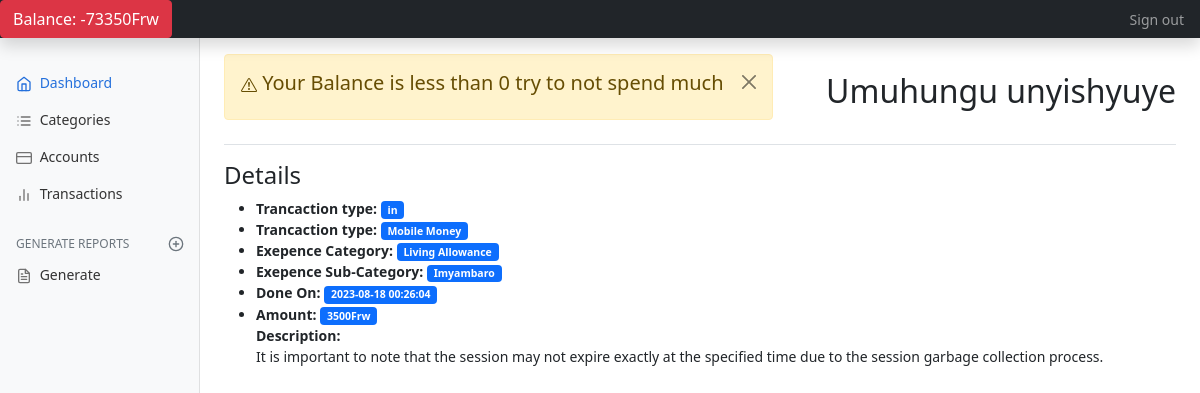
/view-transaction.php?view=3 (signed in), run on the app's committed database.
### tables this page shows
CREATE TABLE `transaction` (
  `id` int(11) NOT NULL,
  `name` varchar(60) NOT NULL,
  `type` varchar(3) NOT NULL,
  `payment_by` int(11) NOT NULL,
  `sub_category_id` int(11) NOT NULL,
  `date` datetime NOT NULL,
  `total_paid` int(11) NOT NULL,
  `description` text NOT NULL
);

CREATE TABLE `account` (
  `id` int(11) NOT NULL,
  `account_name` varchar(60) NOT NULL,
  `created_at` date NOT NULL
);

CREATE TABLE `category` (
  `id` int(11) NOT NULL,
  `category_name` varchar(60) NOT NULL,
  `created_at` datetime NOT NULL
);

CREATE TABLE `subcategory` (
  `id` int(11) NOT NULL,
  `sub_category_name` varchar(60) NOT NULL,
  `main_category` int(11) NOT NULL,
  `created_at` datetime NOT NULL
);

### view-transaction.php (the view, shortened to what this page needs)
<?php include("includes/header.php")?>
      <?php
      if(isset($_GET['view'])){
                    $theid = $_GET['view'];
                    $select_query = mysqli_query($connection, "SELECT * FROM transaction WHERE id = $theid");
                    $row = mysqli_fetch_array($select_query);
                    $id = $row['id'];
                    $payment_by = $row['payment_by'];
                    $sub_category_id = $row['sub_category_id'];
                    $select_all_query = mysqli_query($connection, "SELECT transaction.id, transaction.name, transaction.type, transaction.payment_by, transaction.sub_category_id, transaction.date, transaction.total_paid, transaction.description, subcategory.id, subcategory.sub_category_name, subcategory.main_category, subcategory.created_at, account.id, account.account_name, account.created_at, category.category_name FROM transaction, subcategory, account, category WHERE transaction.id = $id AND subcategory.id = $sub_category_id AND account.id = $payment_by AND category.id = subcategory.main_category;");
                    $data = mysqli_fetch_array($select_all_query);
                    $name = $data['name'];
                    $type = $data['type'];
                    $date = $data['date'];
                    $total_paid = $data['total_paid'];
                    $description = $data['description'];
                    $sub_category_name = $data['sub_category_name'];
                    $account_name = $data['account_name'];
                    $category_name = $data['category_name'];
        ?>
      <h1 class="h2"><?php echo $name?></h1>
      </div>
    <h4>Details</h4>
      <div>
        <ul>
            <li><b>Trancaction type: </b><span class="badge bg-primary"><?php echo $type; ?></span></li>
            <li><b>Trancaction type: </b><span class="badge bg-primary"><?php echo $account_name; ?></span></li>
            <li><b>Exepence Category: </b><span class="badge bg-primary"><?php echo $category_name; ?></span></li>
            <li><b>Exepence Sub-Category: </b><span class="badge bg-primary"><?php echo $sub_category_name; ?></span></li>
            <li><b>Done On: </b><span class="badge bg-primary"><?php echo $date; ?></span></li>
            <li><b>Amount: </b><span class="badge bg-primary"><?php echo $total_paid; ?>Frw</span></li>
            <b>Description:</b> <p> <?php echo $description; ?></p>
        </ul>
      </div>
    </div><br>
      <?php }else{
        echo"<h2>You not are made to be here</h2>";
      } ?>
  </div>
<?php include"includes/footer.php";?>

### assets/css/dashboard.css (style rules this page uses)
body { font-size: .875rem; }

### data on the page
transaction: name "Umuhungu unyishyuye", type "in", account.account_name "Mobile Money", category.category_name "Living Allowance", subcategory.sub_category_name "Imyambaro", date "2023-08-18 00:26:04", total_paid "3500", description "It is important to note that the session may not expire exactly at the specified time due to the session garbage collection process."

### other printed values
$_SESSION['balance'] "-73350"
